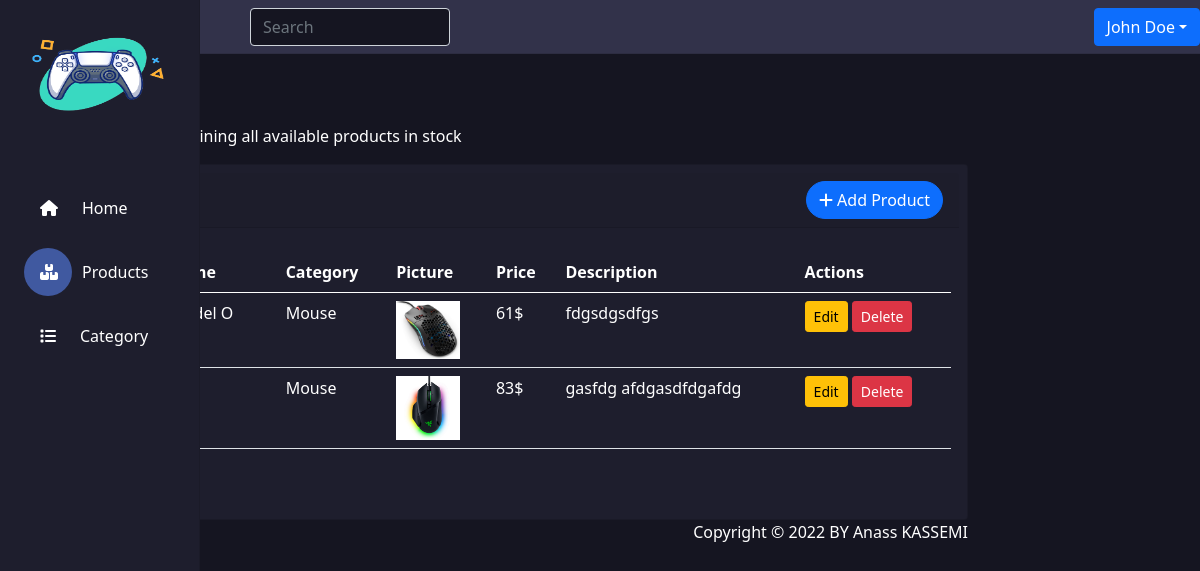
/core/allproducts.php, run on an earlier commit of the app's database.
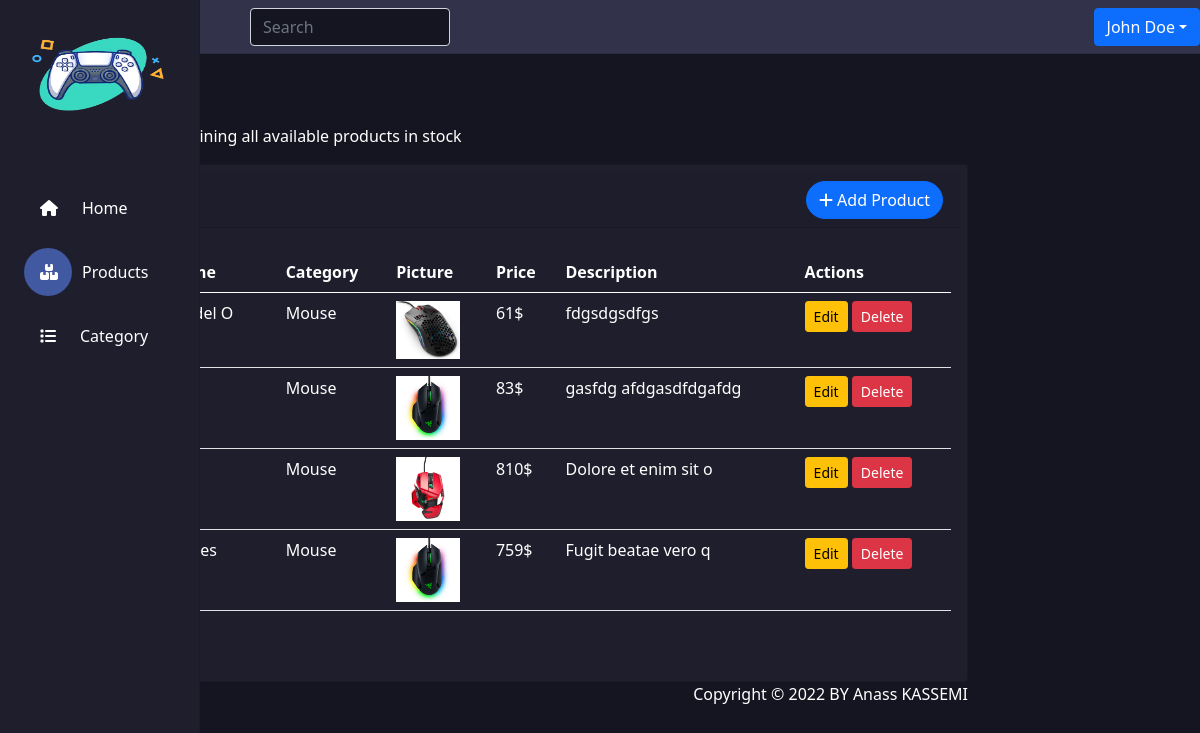
And on a later commit of the database.
### tables this page shows
CREATE TABLE `products` (
  `id` int(11) NOT NULL,
  `name` varchar(255) NOT NULL,
  `id_category` int(11) NOT NULL,
  `id_user` int(11) NOT NULL,
  `picture` text NOT NULL,
  `price` float NOT NULL,
  `description` text NOT NULL
);

CREATE TABLE `category` (
  `id` int(11) NOT NULL,
  `name` varchar(255) NOT NULL
);

### controller/database.php (called while the page is built, shortened)
<?php
    function connect(){
        $serv = $_ENV['DB_SERVERNAME'];
        $user = $_ENV['DB_USERNAME'];
        $password = $_ENV['DB_USERPASSWORD'];
        $DB = $_ENV['DB_DATABASE'];
        $con = new mysqli($serv , $user , $password , $DB);
        return $con;
    }
?>

### controller/products.php (called while the page is built, shortened)
<?php
require_once('../controller/database.php');
function GetProducts(){
    $sql = "SELECT p.id AS idProduct, p.name AS nameProduct, p.id_category AS idCategory, p.picture, p.price, p.description, c.name AS nameCategory
        FROM products p INNER JOIN category c ON p.id_category = c.id;";
    $result = connect() -> query($sql);
    return $result;
}

### include/require.php (called while the page is built, shortened)
<?php
include('../controller/products.php');
$AllProducts = GetProducts();

### core/allproducts.php (the view, shortened to what this page needs)
<?php
    include('../include/require.php');
    $path = "Products";
?>
<!DOCTYPE html>
<html lang="en">
    <head>
       <?php include_once('../include/head.php'); ?>
    </head>
    <body class="background">
        <?php include_once('../include/nav.php'); ?>
        <div class="container-fluid">
            <main class="content col-md-9 ml-sm-auto col-lg-10 px-md-4 p-4 text-white">
                <h1 class="h2"><?= $path ?></h1>
                <p>This is the page containing all available products in stock</p>
                <div class="row">
                    <div class="col-12 col-xl-12 mb-4 mb-lg-0">
                        <div class="card">
                            <div class="d-flex justify-content-between align-items-center card-header m-2">
                                <h5 >All Products</h5>
                                <div class=" justify-content-end">
                                    <a class="btn rounded-pill btn-primary" data-bs-toggle="modal" data-bs-target="#productModal">
                                        <i class="fa fa-plus mr-2"></i>
                                        Add Product
                                    </a>
                                </div>
                            </div>
                            <div class="card-body">
                                <div class="table-responsive">
                                    <table class="table text-white">
                                        <thead>
                                            <tr>
                                                <th scope="col">Id</th>
                                                <th scope="col">Product Name</th>
                                                <th scope="col">Category</th>
                                                <th scope="col">Picture</th>
                                                <th scope="col">Price</th>
                                                <th scope="col">Description</th>
                                                <th scope="col">Actions</th>
                                            </tr>
                                        </thead>
                                        <tbody>
                                            <?php foreach($AllProducts as $product) {?>
                                            <tr>
                                                <th scope="row"><?= $product['idProduct']; ?></th>
                                                <td><?= $product['nameProduct']; ?></td>
                                                <td><?= $product['nameCategory']; ?></td>
                                                <td><img src="../assets/img/uploads/<?=$product['picture']; ?>" style="width:4rem;" /></td>
                                                <td><?= $product['price'].'$'; ?></td>
                                                <td><?= $product['description']; ?></td>
                                                <td>
                                                    <a href="#" class="btn btn-sm btn-warning">Edit</a>
                                                    <a href="#" class="btn btn-sm btn-danger">Delete</a>
                                                </td>
                                            </tr>
                                            <?php } ?>
                                        </tbody>
                                    </table>
                                </div>
                                <a href="" class="btn btn-block btn-dark">View all</a>
                            </div>
                        </div>
                    </div>
                </div>
                <footer class="d-flex justify-content-end">
                    <span>Copyright © 2022 BY Anass KASSEMI</span>
                </footer>
            </main>
        </div>
    </body>
</html>

What changed in the data, as far as the page shows it:
added products: id_category.name "Mouse", picture (picture), price "810", description "Dolore et enim sit o"
added products: id_category.name "Mouse", picture (picture), price "759", description "Fugit beatae vero q"
